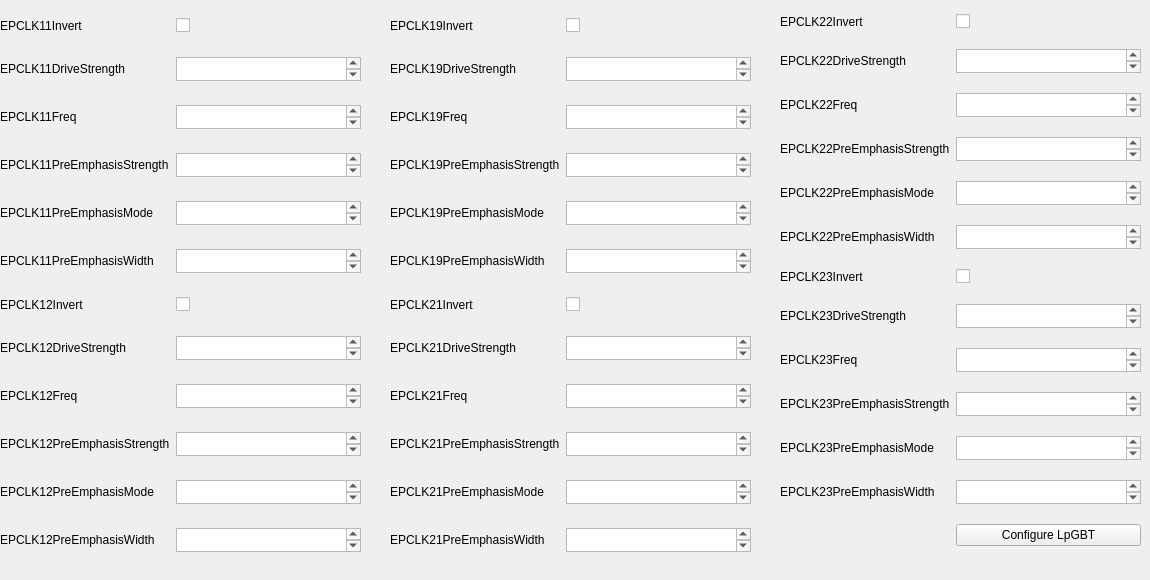
          <widget class="QWidget" name="tab_34">
           <attribute name="title">
            <string>EPCLK</string>
           </attribute>
           <widget class="QWidget" name="gridLayoutWidget_68">
            <property name="geometry">
             <rect>
              <x>0</x>
              <y>0</y>
              <width>361</width>
              <height>571</height>
             </rect>
            </property>
            <layout class="QGridLayout" name="gridLayout_44">
             <item row="11" column="0">
              <widget class="QLabel" name="lpgbt13eprx3controlX0TrackModeLabel_2">
               <property name="maximumSize">
                <size>
                 <width>16777215</width>
                 <height>24</height>
                </size>
               </property>
               <property name="text">
                <string>EPCLK12PreEmphasisWidth</string>
               </property>
              </widget>
             </item>
             <item row="6" column="0">
              <widget class="QLabel" name="lpgbt13eprx3controlX0EnableLabel_5">
               <property name="text">
                <string>EPCLK12Invert</string>
               </property>
              </widget>
             </item>
             <item row="4" column="1">
              <widget class="QPlainTextEdit" name="lpgbt13epclk11chncntrlPreEmphasisModeBox">
               <property name="maximumSize">
                <size>
                 <width>16777215</width>
                 <height>24</height>
                </size>
               </property>
              </widget>
             </item>
             <item row="5" column="1">
              <widget class="QPlainTextEdit" name="lpgbt13epclk11chncntrlPreEmphasisWidthBox">
               <property name="maximumSize">
                <size>
                 <width>16777215</width>
                 <height>24</height>
                </size>
               </property>
              </widget>
             </item>
             <item row="1" column="0">
              <widget class="QLabel" name="lpgbt13eprx2controlX1EnableLabel_5">
               <property name="text">
                <string>EPCLK11DriveStrength</string>
               </property>
              </widget>
             </item>
             <item row="3" column="0">
              <widget class="QLabel" name="lpgbt13eprx2controlX3EnableLabel_5">
               <property name="text">
                <string>EPCLK11PreEmphasisStrength</string>
               </property>
              </widget>
             </item>
             <item row="11" column="1">
              <widget class="QPlainTextEdit" name="lpgbt13epclk12chncntrlPreEmphasisWidthBox">
               <property name="maximumSize">
                <size>
                 <width>16777215</width>
                 <height>24</height>
                </size>
               </property>
              </widget>
             </item>
             <item row="4" column="0">
              <widget class="QLabel" name="lpgbt13eprx0controlX0DataRateLabel_6">
               <property name="text">
                <string>EPCLK11PreEmphasisMode</string>
               </property>
              </widget>
             </item>
             <item row="0" column="0">
              <widget class="QLabel" name="lpgbt13eprx2controlX0EnableLabel_5">
               <property name="text">
                <string>EPCLK11Invert</string>
               </property>
              </widget>
             </item>
             <item row="8" column="0">
              <widget class="QLabel" name="lpgbt13eprx3controlX2EnableLabel_5">
               <property name="text">
                <string>EPCLK12Freq</string>
               </property>
              </widget>
             </item>
             <item row="7" column="0">
              <widget class="QLabel" name="lpgbt13eprx3controlX1EnableLabel_5">
               <property name="text">
                <string>EPCLK12DriveStrength</string>
               </property>
              </widget>
             </item>
             <item row="5" column="0">
              <widget class="QLabel" name="lpgbt13eprx2controlX0TrackModeLabel_5">
               <property name="text">
                <string>EPCLK11PreEmphasisWidth</string>
               </property>
              </widget>
             </item>
             <item row="10" column="1">
              <widget class="QPlainTextEdit" name="lpgbt13epclk12chncntrlPreEmphasisModeBox">
               <property name="maximumSize">
                <size>
                 <width>16777215</width>
                 <height>24</height>
                </size>
               </property>
              </widget>
             </item>
             <item row="9" column="0">
              <widget class="QLabel" name="lpgbt13eprx3controlX3EnableLabel_5">
               <property name="text">
                <string>EPCLK12PreEmphasisStrength</string>
               </property>
              </widget>
             </item>
             <item row="10" column="0">
              <widget class="QLabel" name="lpgbt13eprx3controlX0DataRateLabel_2">
               <property name="text">
                <string>EPCLK12PreEmphasisMode</string>
               </property>
              </widget>
             </item>
             <item row="6" column="1">
              <widget class="QCheckBox" name="lpgbt13epclk12chncntrhInvertBox">
               <property name="text">
                <string/>
               </property>
              </widget>
             </item>
             <item row="2" column="0">
              <widget class="QLabel" name="lpgbt13eprx2controlX2EnableLabel_5">
               <property name="text">
                <string>EPCLK11Freq</string>
               </property>
              </widget>
             </item>
             <item row="0" column="1">
              <widget class="QCheckBox" name="lpgbt13epclk11chncntrhInvertBox">
               <property name="text">
                <string/>
               </property>
              </widget>
             </item>
             <item row="2" column="1">
              <widget class="QPlainTextEdit" name="lpgbt13epclk11chncntrhFreqBox">
               <property name="maximumSize">
                <size>
                 <width>16777215</width>
                 <height>24</height>
                </size>
               </property>
              </widget>
             </item>
             <item row="1" column="1">
              <widget class="QPlainTextEdit" name="lpgbt13epclk11chncntrhDriveStrengthBox">
               <property name="maximumSize">
                <size>
                 <width>16777215</width>
                 <height>24</height>
                </size>
               </property>
              </widget>
             </item>
             <item row="3" column="1">
              <widget class="QPlainTextEdit" name="lpgbt13epclk11chncntrlPreEmphasisStrengthBox">
               <property name="maximumSize">
                <size>
                 <width>16777215</width>
                 <height>24</height>
                </size>
               </property>
              </widget>
             </item>
             <item row="9" column="1">
              <widget class="QPlainTextEdit" name="lpgbt13epclk12chncntrlPreEmphasisStrengthBox">
               <property name="maximumSize">
                <size>
                 <width>16777215</width>
                 <height>24</height>
                </size>
               </property>
              </widget>
             </item>
             <item row="8" column="1">
              <widget class="QPlainTextEdit" name="lpgbt13epclk12chncntrhFreqBox">
               <property name="maximumSize">
                <size>
                 <width>16777215</width>
                 <height>24</height>
                </size>
               </property>
              </widget>
             </item>
             <item row="7" column="1">
              <widget class="QPlainTextEdit" name="lpgbt13epclk12chncntrhDriveStrengthBox">
               <property name="maximumSize">
                <size>
                 <width>16777215</width>
                 <height>24</height>
                </size>
               </property>
              </widget>
             </item>
            </layout>
           </widget>
           <widget class="QWidget" name="gridLayoutWidget_69">
            <property name="geometry">
             <rect>
              <x>390</x>
              <y>0</y>
              <width>361</width>
              <height>571</height>
             </rect>
            </property>
            <layout class="QGridLayout" name="gridLayout_45">
             <item row="11" column="0">
              <widget class="QLabel" name="lpgbt13eprx3controlX0TrackModeLabel_3">
               <property name="maximumSize">
                <size>
                 <width>16777215</width>
                 <height>24</height>
                </size>
               </property>
               <property name="text">
                <string>EPCLK21PreEmphasisWidth</string>
               </property>
              </widget>
             </item>
             <item row="6" column="0">
              <widget class="QLabel" name="lpgbt13eprx3controlX0EnableLabel_6">
               <property name="text">
                <string>EPCLK21Invert</string>
               </property>
              </widget>
             </item>
             <item row="4" column="1">
              <widget class="QPlainTextEdit" name="lpgbt13epclk19chncntrlPreEmphasisModeBox">
               <property name="maximumSize">
                <size>
                 <width>16777215</width>
                 <height>24</height>
                </size>
               </property>
              </widget>
             </item>
             <item row="5" column="1">
              <widget class="QPlainTextEdit" name="lpgbt13epclk19chncntrlPreEmphasisWidthBox">
               <property name="maximumSize">
                <size>
                 <width>16777215</width>
                 <height>24</height>
                </size>
               </property>
              </widget>
             </item>
             <item row="1" column="0">
              <widget class="QLabel" name="lpgbt13eprx2controlX1EnableLabel_6">
               <property name="text">
                <string>EPCLK19DriveStrength</string>
               </property>
              </widget>
             </item>
             <item row="3" column="0">
              <widget class="QLabel" name="lpgbt13eprx2controlX3EnableLabel_6">
               <property name="text">
                <string>EPCLK19PreEmphasisStrength</string>
               </property>
              </widget>
             </item>
             <item row="11" column="1">
              <widget class="QPlainTextEdit" name="lpgbt13epclk21chncntrlPreEmphasisWidthBox">
               <property name="maximumSize">
                <size>
                 <width>16777215</width>
                 <height>24</height>
                </size>
               </property>
              </widget>
             </item>
             <item row="4" column="0">
              <widget class="QLabel" name="lpgbt13eprx0controlX0DataRateLabel_7">
               <property name="text">
                <string>EPCLK19PreEmphasisMode</string>
               </property>
              </widget>
             </item>
             <item row="0" column="0">
              <widget class="QLabel" name="lpgbt13eprx2controlX0EnableLabel_6">
               <property name="text">
                <string>EPCLK19Invert</string>
               </property>
              </widget>
             </item>
             <item row="8" column="0">
              <widget class="QLabel" name="lpgbt13eprx3controlX2EnableLabel_6">
               <property name="text">
                <string>EPCLK21Freq</string>
               </property>
              </widget>
             </item>
             <item row="7" column="0">
              <widget class="QLabel" name="lpgbt13eprx3controlX1EnableLabel_6">
               <property name="text">
                <string>EPCLK21DriveStrength</string>
               </property>
              </widget>
             </item>
             <item row="5" column="0">
              <widget class="QLabel" name="lpgbt13eprx2controlX0TrackModeLabel_6">
               <property name="text">
                <string>EPCLK19PreEmphasisWidth</string>
               </property>
              </widget>
             </item>
             <item row="10" column="1">
              <widget class="QPlainTextEdit" name="lpgbt13epclk21chncntrlPreEmphasisModeBox">
               <property name="maximumSize">
                <size>
                 <width>16777215</width>
                 <height>24</height>
                </size>
               </property>
              </widget>
             </item>
             <item row="9" column="0">
              <widget class="QLabel" name="lpgbt13eprx3controlX3EnableLabel_6">
               <property name="text">
                <string>EPCLK21PreEmphasisStrength</string>
               </property>
              </widget>
             </item>
             <item row="10" column="0">
              <widget class="QLabel" name="lpgbt13eprx3controlX0DataRateLabel_3">
               <property name="text">
                <string>EPCLK21PreEmphasisMode</string>
               </property>
              </widget>
             </item>
             <item row="6" column="1">
              <widget class="QCheckBox" name="lpgbt13epclk21chncntrhInvertBox">
               <property name="text">
                <string/>
               </property>
              </widget>
             </item>
             <item row="2" column="0">
              <widget class="QLabel" name="lpgbt13eprx2controlX2EnableLabel_6">
               <property name="text">
                <string>EPCLK19Freq</string>
               </property>
              </widget>
             </item>
             <item row="0" column="1">
              <widget class="QCheckBox" name="lpgbt13epclk19chncntrhInvertBox">
               <property name="text">
                <string/>
               </property>
              </widget>
             </item>
             <item row="2" column="1">
              <widget class="QPlainTextEdit" name="lpgbt13epclk19chncntrhFreqBox">
               <property name="maximumSize">
                <size>
                 <width>16777215</width>
                 <height>24</height>
                </size>
               </property>
              </widget>
             </item>
             <item row="1" column="1">
              <widget class="QPlainTextEdit" name="lpgbt13epclk19chncntrhDriveStrengthBox">
               <property name="maximumSize">
                <size>
                 <width>16777215</width>
                 <height>24</height>
                </size>
               </property>
              </widget>
             </item>
             <item row="3" column="1">
              <widget class="QPlainTextEdit" name="lpgbt13epclk19chncntrlPreEmphasisStrengthBox">
               <property name="maximumSize">
                <size>
                 <width>16777215</width>
                 <height>24</height>
                </size>
               </property>
              </widget>
             </item>
             <item row="9" column="1">
              <widget class="QPlainTextEdit" name="lpgbt13epclk21chncntrlPreEmphasisStrengthBox">
               <property name="maximumSize">
                <size>
                 <width>16777215</width>
                 <height>24</height>
                </size>
               </property>
              </widget>
             </item>
             <item row="8" column="1">
              <widget class="QPlainTextEdit" name="lpgbt13epclk21chncntrhFreqBox">
               <property name="maximumSize">
                <size>
                 <width>16777215</width>
                 <height>24</height>
                </size>
               </property>
              </widget>
             </item>
             <item row="7" column="1">
              <widget class="QPlainTextEdit" name="lpgbt13epclk21chncntrhDriveStrengthBox">
               <property name="maximumSize">
                <size>
                 <width>16777215</width>
                 <height>24</height>
                </size>
               </property>
              </widget>
             </item>
            </layout>
           </widget>
           <widget class="QWidget" name="gridLayoutWidget_70">
            <property name="geometry">
             <rect>
              <x>780</x>
              <y>0</y>
              <width>361</width>
              <height>571</height>
             </rect>
            </property>
            <layout class="QGridLayout" name="gridLayout_46">
             <item row="0" column="0">
              <widget class="QLabel" name="lpgbt13eprx2controlX0EnableLabel_7">
               <property name="text">
                <string>EPCLK22Invert</string>
               </property>
              </widget>
             </item>
             <item row="6" column="1">
              <widget class="QCheckBox" name="lpgbt13epclk23chncntrhInvertBox">
               <property name="text">
                <string/>
               </property>
              </widget>
             </item>
             <item row="4" column="0">
              <widget class="QLabel" name="lpgbt13eprx0controlX0DataRateLabel_8">
               <property name="text">
                <string>EPCLK22PreEmphasisMode</string>
               </property>
              </widget>
             </item>
             <item row="11" column="1">
              <widget class="QPlainTextEdit" name="lpgbt13epclk23chncntrlPreEmphasisWidthBox">
               <property name="maximumSize">
                <size>
                 <width>16777215</width>
                 <height>24</height>
                </size>
               </property>
              </widget>
             </item>
             <item row="9" column="0">
              <widget class="QLabel" name="lpgbt13eprx3controlX3EnableLabel_7">
               <property name="text">
                <string>EPCLK23PreEmphasisStrength</string>
               </property>
              </widget>
             </item>
             <item row="2" column="0">
              <widget class="QLabel" name="lpgbt13eprx2controlX2EnableLabel_7">
               <property name="text">
                <string>EPCLK22Freq</string>
               </property>
              </widget>
             </item>
             <item row="2" column="1">
              <widget class="QPlainTextEdit" name="lpgbt13epclk22chncntrhFreqBox">
               <property name="maximumSize">
                <size>
                 <width>16777215</width>
                 <height>24</height>
                </size>
               </property>
              </widget>
             </item>
             <item row="5" column="0">
              <widget class="QLabel" name="lpgbt13eprx2controlX0TrackModeLabel_7">
               <property name="text">
                <string>EPCLK22PreEmphasisWidth</string>
               </property>
              </widget>
             </item>
             <item row="10" column="0">
              <widget class="QLabel" name="lpgbt13eprx3controlX0DataRateLabel_4">
               <property name="text">
                <string>EPCLK23PreEmphasisMode</string>
               </property>
              </widget>
             </item>
             <item row="7" column="0">
              <widget class="QLabel" name="lpgbt13eprx3controlX1EnableLabel_7">
               <property name="text">
                <string>EPCLK23DriveStrength</string>
               </property>
              </widget>
             </item>
             <item row="3" column="0">
              <widget class="QLabel" name="lpgbt13eprx2controlX3EnableLabel_7">
               <property name="text">
                <string>EPCLK22PreEmphasisStrength</string>
               </property>
              </widget>
             </item>
             <item row="10" column="1">
              <widget class="QPlainTextEdit" name="lpgbt13epclk23chncntrlPreEmphasisModeBox">
               <property name="maximumSize">
                <size>
                 <width>16777215</width>
                 <height>24</height>
                </size>
               </property>
              </widget>
             </item>
             <item row="8" column="0">
              <widget class="QLabel" name="lpgbt13eprx3controlX2EnableLabel_7">
               <property name="text">
                <string>EPCLK23Freq</string>
               </property>
              </widget>
             </item>
             <item row="1" column="1">
              <widget class="QPlainTextEdit" name="lpgbt13epclk22chncntrhDriveStrengthBox">
               <property name="maximumSize">
                <size>
                 <width>16777215</width>
                 <height>24</height>
                </size>
               </property>
              </widget>
             </item>
             <item row="0" column="1">
              <widget class="QCheckBox" name="lpgbt13epclk22chncntrhInvertBox">
               <property name="text">
                <string/>
               </property>
              </widget>
             </item>
             <item row="3" column="1">
              <widget class="QPlainTextEdit" name="lpgbt13epclk22chncntrlPreEmphasisStrengthBox">
               <property name="maximumSize">
                <size>
                 <width>16777215</width>
                 <height>24</height>
                </size>
               </property>
              </widget>
             </item>
             <item row="9" column="1">
              <widget class="QPlainTextEdit" name="lpgbt13epclk23chncntrlPreEmphasisStrengthBox">
               <property name="maximumSize">
                <size>
                 <width>16777215</width>
                 <height>24</height>
                </size>
               </property>
              </widget>
             </item>
             <item row="8" column="1">
              <widget class="QPlainTextEdit" name="lpgbt13epclk23chncntrhFreqBox">
               <property name="maximumSize">
                <size>
                 <width>16777215</width>
                 <height>24</height>
                </size>
               </property>
              </widget>
             </item>
             <item row="7" column="1">
              <widget class="QPlainTextEdit" name="lpgbt13epclk23chncntrhDriveStrengthBox">
               <property name="maximumSize">
                <size>
                 <width>16777215</width>
                 <height>24</height>
                </size>
               </property>
              </widget>
             </item>
             <item row="11" column="0">
              <widget class="QLabel" name="lpgbt13eprx3controlX0TrackModeLabel_4">
               <property name="maximumSize">
                <size>
                 <width>16777215</width>
                 <height>24</height>
                </size>
               </property>
               <property name="text">
                <string>EPCLK23PreEmphasisWidth</string>
               </property>
              </widget>
             </item>
             <item row="6" column="0">
              <widget class="QLabel" name="lpgbt13eprx3controlX0EnableLabel_7">
               <property name="text">
                <string>EPCLK23Invert</string>
               </property>
              </widget>
             </item>
             <item row="1" column="0">
              <widget class="QLabel" name="lpgbt13eprx2controlX1EnableLabel_7">
               <property name="text">
                <string>EPCLK22DriveStrength</string>
               </property>
              </widget>
             </item>
             <item row="4" column="1">
              <widget class="QPlainTextEdit" name="lpgbt13epclk22chncntrlPreEmphasisModeBox">
               <property name="maximumSize">
                <size>
                 <width>16777215</width>
                 <height>24</height>
                </size>
               </property>
              </widget>
             </item>
             <item row="5" column="1">
              <widget class="QPlainTextEdit" name="lpgbt13epclk22chncntrlPreEmphasisWidthBox">
               <property name="maximumSize">
                <size>
                 <width>16777215</width>
                 <height>24</height>
                </size>
               </property>
              </widget>
             </item>
             <item row="12" column="1">
              <widget class="QPushButton" name="configureLpGBTButton5">
               <property name="text">
                <string>Configure LpGBT</string>
               </property>
              </widget>
             </item>
            </layout>
           </widget>
          </widget>
